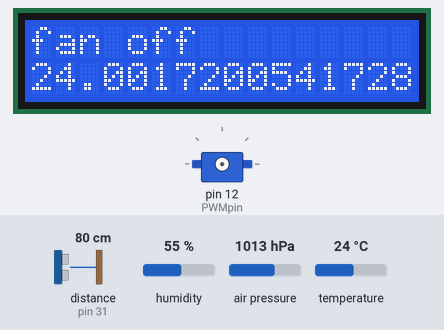
Recording of a program running on a simulated Raspberry Pi (header pin numbers). On the bench: 16×2 character LCD, servo. The test bench sets the inputs (shaded band); at power-on: temperature 24 °C, distance to the obstacle (sensor on pin 31) 80 cm, humidity 55 %, air pressure 1013 hPa. The echo pulse lasts 58.3 µs per cm; servo angles are drawn from the pulse width (0.5 ms = 0°, 2.5 ms = 180°); the clock reads 2024-03-15 10:24:30 at power-on unless the program sets it; library files of the repository ran but are not shown: Adafruit_BME280.py; what the program prints to the terminal is not drawn.

Above: at 2.6 s.
2.7 s: temperature set to 25.5 °C
At 5.41 s:
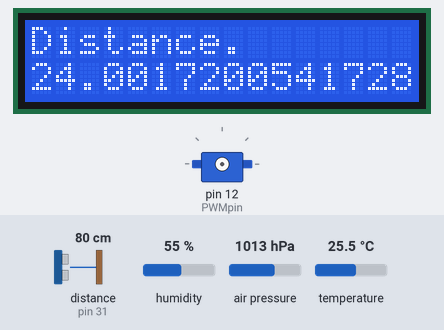
At 6.9 s:
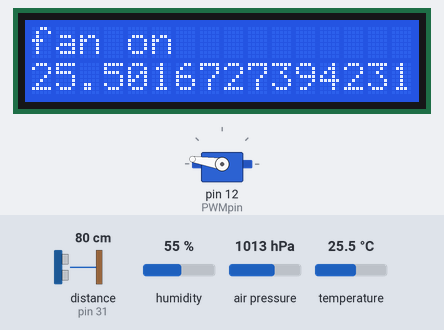
Timing chart, 0 to 8.4 s (numbered marks = the images above; inputs shaded):
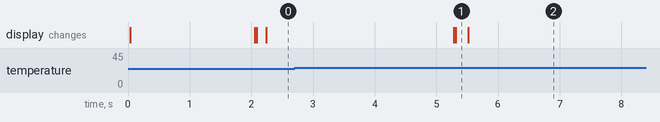

The program:

temp_control.py
```python
import smbus
import RPi.GPIO as GPIO
import time
from Adafruit_BME280 import *


PinTrig=29
PinEcho=31
duty_ratio= 0
MaxDuty= 12
PWMpin= 12
GPIO.setmode(GPIO.BOARD)
GPIO.setup(PinTrig, GPIO.OUT)
GPIO.setup(PinEcho, GPIO.IN)
GPIO.setwarnings(False)
GPIO.setup(PWMpin, GPIO.OUT)
# Define some device parameters
I2C_ADDR = 0x27 # I2C device address
LCD_WIDTH = 16 # Maximum characters per line
# Define some device constants
LCD_CHR = 1 # Mode - Sending data
LCD_CMD = 0 # Mode - Sending command
LCD_LINE_1 = 0x80 # LCD RAM address for the 1st line
LCD_LINE_2 = 0xC0 # LCD RAM address for the 2nd line
LCD_BACKLIGHT = 0x08 # On
#LCD_BACKLIGHT = 0x00 # Off
ENABLE = 0b00000100 # Enable bit
# Timing constants
E_PULSE = 0.0005
E_DELAY = 0.0005
#Open I2C interface
#bus = smbus.SMBus(0) # Rev 1 Pi uses 0
bus = smbus.SMBus(1) # Rev 2 Pi uses 1
def lcd_init():
# Initialise display
    lcd_byte(0x33,LCD_CMD) # 110011 Initialise
    lcd_byte(0x32,LCD_CMD) # 110010 Initialise
    lcd_byte(0x06,LCD_CMD) # 000110 Cursor move  direction
    lcd_byte(0x0C,LCD_CMD) # 001100 Display On,CursorOff, Blink Off
    lcd_byte(0x28,LCD_CMD) # 101000 Data length, number of lines, font size
    lcd_byte(0x01,LCD_CMD) # 000001 Clear display
time.sleep(E_DELAY)
def lcd_byte(bits, mode):
# Send byte to data pins
# bits = the data
# mode = 1 for data and 0 for command
    bits_high = mode | (bits & 0xF0) | LCD_BACKLIGHT
    bits_low = mode | ((bits<<4) & 0xF0) | LCD_BACKLIGHT
# High bits
    bus.write_byte(I2C_ADDR, bits_high)
    lcd_toggle_enable(bits_high)
# Low bits
    bus.write_byte(I2C_ADDR, bits_low)
    lcd_toggle_enable(bits_low)

def lcd_toggle_enable(bits):
# Toggle enable
    time.sleep(E_DELAY)
    bus.write_byte(I2C_ADDR, (bits | ENABLE))
    time.sleep(E_PULSE)
    bus.write_byte(I2C_ADDR,(bits & ~ENABLE))
    time.sleep(E_DELAY)
def lcd_string(message,line):
    # Send string to display
    message = message.ljust(LCD_WIDTH," ")
    lcd_byte(line, LCD_CMD)
    for i in range(LCD_WIDTH):
        lcd_byte(ord(message[i]),LCD_CHR)

def main():
    sensor = BME280(t_mode=BME280_OSAMPLE_8, p_mode=BME280_OSAMPLE_8, h_mode=BME280_OSAMPLE_8)

    degrees = sensor.read_temperature()
    degree = str(degrees)
    pascals = sensor.read_pressure()
    hectopascals = pascals / 100
    humidity = sensor.read_humidity()

    seg = [40,38,32,26,24,22,18,36] # GPIO pin
    GPIO.setup(seg, GPIO.OUT, initial=GPIO.LOW)

    fnd = [(1,1,1,1,1,0,1,0), #0
        (0,1,1,0,0,0,0,0), #1
        (1,1,0,1,1,1,0,0), #2
        (1,1,1,1,0,1,0,0), #3
        (0,1,1,0,0,1,1,0), #4
        (1,0,1,1,0,1,1,0), #5
        (1,0,1,1,1,1,1,0), #6
        (1,1,1,0,0,0,1,0), #7
        (1,1,1,1,1,1,1,0), #8
        (1,1,1,0,0,1,1,0)] #9
    PinTrig=29
    PinEcho=31
    duty_ratio= 0
    MaxDuty= 12
    PWMpin= 12
    Servo=GPIO.PWM(PWMpin, 50)
    Servo.start(0)

    startTime=0
    stopTime=0
# Main program block
# Initialise display
    lcd_init()
    while True:
        degrees = sensor.read_temperature()
        degree = str(degrees)
        print ('Temp      = {0:0.3f} deg C'.format(degrees))
        GPIO.output(PinTrig, False)
        time.sleep(2)
        # Send some test
        lcd_string('Distance.',LCD_LINE_1)
        GPIO.output(PinTrig, True)
        time.sleep(0.00001)
        GPIO.output(PinTrig, False)
        while GPIO.input(PinEcho) == 0:
            startTime = time.time()
        while GPIO.input(PinEcho) == 1:
            stopTime = time.time()
        Time_interval= stopTime - startTime
        Distance = Time_interval * 17000
        Distance = round(Distance, 1)
        len = str(Distance)
        cvtnum= 'distance:' + len +'cm'
        lcd_string(degree,LCD_LINE_2)
        if degrees > 25 :
            lcd_string('fan on',LCD_LINE_1)
            Servo.ChangeDutyCycle(12)
            list_Num= [12, 1, 12, 1]
            while 1 :
                list_num= [9, 1, 9, 1]
                for i in list_num:
                    GPIO.output(seg,fnd[i])
                    time.sleep(1)
                for a in list_Num:
                    Servo.ChangeDutyCycle(a)
                    time.sleep(0.5)
                #list_num= [9, 13, 9, 13]
                # for i in list_num:
                #     GPIO.output(seg,fnd[i])
                #     time.sleep(0.3)
                # #time.sleep(3)
        if degrees <= 25 :
            lcd_string('fan off',LCD_LINE_1)
            Servo.ChangeDutyCycle(1)
            time.sleep(1)

    GPIO.cleanup()
        # Send some more text


if __name__ == '__main__':
    try:
        main()
    except KeyboardInterrupt:
        pass
    finally:
        lcd_byte(0x01, LCD_CMD)
```

Measured:
- the behaviour switches between 24.9 and 25 °C on temperature (found by bisection; images 0 and 1)
- after the input at 2.7 s, the display: first differs from a run without the input after 2.8 s (image 2)
